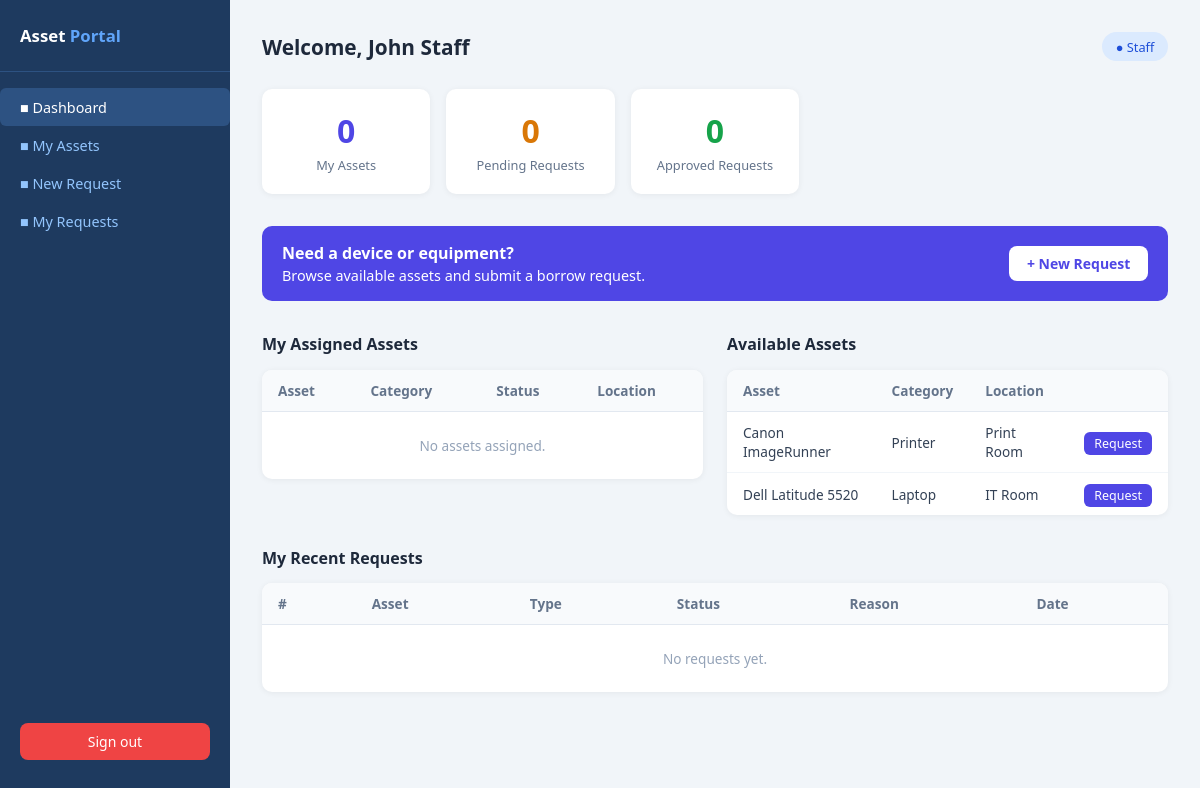
Screenshot of /staff/dashboard.php (signed in) with the database file from the repository.
### tables this page shows
CREATE TABLE assets (
  id             INT AUTO_INCREMENT PRIMARY KEY,
  name           VARCHAR(150) NOT NULL,
  serial_number  VARCHAR(100) UNIQUE,
  category_id    INT,
  assigned_to    INT,                             
  status         ENUM('available','in_use','maintenance','retired')
                   NOT NULL DEFAULT 'available',
  location       VARCHAR(150),
  purchase_date  DATE,
  purchase_price DECIMAL(10,2),
  notes          TEXT,
  created_at     TIMESTAMP DEFAULT CURRENT_TIMESTAMP,
  updated_at     TIMESTAMP DEFAULT CURRENT_TIMESTAMP
                   ON UPDATE CURRENT_TIMESTAMP,

  CONSTRAINT fk_assets_category
    FOREIGN KEY (category_id) REFERENCES categories(id)
    ON DELETE SET NULL,

  CONSTRAINT fk_assets_user
    FOREIGN KEY (assigned_to) REFERENCES users(id)
    ON DELETE SET NULL
);

CREATE TABLE categories (
  id          INT AUTO_INCREMENT PRIMARY KEY,
  name        VARCHAR(100) NOT NULL UNIQUE,
  description TEXT,
  created_at  TIMESTAMP DEFAULT CURRENT_TIMESTAMP
);

### staff/dashboard.php (the view, shortened to what this page needs)
<?php
require_once '../db.php';
$user_id = $_SESSION['user_id'];
$my_assets  = $conn->query("SELECT COUNT(*) AS c FROM assets WHERE assigned_to = $user_id")->fetch_assoc()['c'];
$my_pending = $conn->query("SELECT COUNT(*) AS c FROM asset_requests WHERE user_id = $user_id AND status='pending'")->fetch_assoc()['c'];
$my_approved= $conn->query("SELECT COUNT(*) AS c FROM asset_requests WHERE user_id = $user_id AND status='approved'")->fetch_assoc()['c'];
$assigned = $conn->query("
    SELECT a.id, a.name, a.serial_number, a.status, a.location, c.name AS category
    FROM assets a
    LEFT JOIN categories c ON c.id = a.category_id
    WHERE a.assigned_to = $user_id
    ORDER BY a.name ASC
");
$my_requests = $conn->query("
    SELECT ar.id, a.name AS asset_name, ar.request_type,
           ar.status, ar.reason, ar.requested_at
    FROM asset_requests ar
    JOIN assets a ON a.id = ar.asset_id
    WHERE ar.user_id = $user_id
    ORDER BY ar.requested_at DESC
    LIMIT 8
");
$available_assets = $conn->query("
    SELECT a.id, a.name, a.serial_number, a.location, c.name AS category
    FROM assets a
    LEFT JOIN categories c ON c.id = a.category_id
    WHERE a.status = 'available'
    ORDER BY a.name ASC
    LIMIT 10
");
?>
<!DOCTYPE html>
<html lang="en">
<head>
</head>
<body>
<aside class="sidebar">
  <div class="brand">Asset <span>Portal</span></div>
  <nav>
    <a href="dashboard.php" class="active">&#9632; Dashboard</a>
    <a href="my_assets.php">&#9632; My Assets</a>
    <a href="request.php">&#9632; New Request</a>
    <a href="my_requests.php">&#9632; My Requests</a>
  </nav>
  <div class="logout"><a href="../logout.php">Sign out</a></div>
</aside>
<main class="main">
  <div class="topbar">
    <h2>Welcome, <?= htmlspecialchars($_SESSION['user_name']) ?></h2>
    <span class="user-badge">&#9679; Staff</span>
  </div>
  <div class="stats">
    <div class="stat-card blue">
      <div class="num"><?= $my_assets ?></div>
      <div class="lbl">My Assets</div>
    </div>
    <div class="stat-card amber">
      <div class="num"><?= $my_pending ?></div>
      <div class="lbl">Pending Requests</div>
    </div>
    <div class="stat-card green">
      <div class="num"><?= $my_approved ?></div>
      <div class="lbl">Approved Requests</div>
    </div>
  </div>
  <div class="cta-bar">
    <p><strong>Need a device or equipment?</strong>Browse available assets and submit a borrow request.</p>
    <a href="request.php">+ New Request</a>
  </div>
  <div class="grid-2">
    <div>
      <div class="section-title">My Assigned Assets</div>
      <div class="table-wrap">
        <table>
          <thead>
            <tr><th>Asset</th><th>Category</th><th>Status</th><th>Location</th></tr>
          </thead>
          <tbody>
            <?php if ($assigned->num_rows === 0): ?>
              <tr><td colspan="4" style="text-align:center;color:#94a3b8;padding:1.5rem">No assets assigned.</td></tr>
            <?php endif; ?>
          </tbody>
        </table>
      </div>
    </div>
    <div>
      <div class="section-title">Available Assets</div>
      <div class="table-wrap">
        <table>
          <thead>
            <tr><th>Asset</th><th>Category</th><th>Location</th><th></th></tr>
          </thead>
          <tbody>
            <?php if ($available_assets->num_rows === 0): ?>
              <tr><td colspan="4" style="text-align:center;color:#94a3b8;padding:1.5rem">No assets available.</td></tr>
            <?php else: ?>
              <?php while ($row = $available_assets->fetch_assoc()): ?>
              <tr>
                <td><?= htmlspecialchars($row['name']) ?></td>
                <td><?= htmlspecialchars($row['category'] ?? '—') ?></td>
                <td><?= htmlspecialchars($row['location'] ?? '—') ?></td>
                <td><a href="request.php?asset_id=<?= $row['id'] ?>" class="btn-request">Request</a></td>
              </tr>
              <?php endwhile; ?>
            <?php endif; ?>
          </tbody>
        </table>
      </div>
    </div>
  </div>
  <div class="section-title">My Recent Requests</div>
  <div class="table-wrap">
    <table>
      <thead>
        <tr><th>#</th><th>Asset</th><th>Type</th><th>Status</th><th>Reason</th><th>Date</th></tr>
      </thead>
      <tbody>
        <?php if ($my_requests->num_rows === 0): ?>
          <tr><td colspan="6" style="text-align:center;color:#94a3b8;padding:1.5rem">No requests yet.</td></tr>
        <?php endif; ?>
      </tbody>
    </table>
  </div>
</main>
</body>
</html>

### staff/dashboard.php (style rules this page uses)
*, *::before, *::after { box-sizing: border-box; margin: 0; padding: 0; }
body { font-family: 'Segoe UI', sans-serif; background: #f1f5f9; color: #1e293b; display: flex; min-height: 100vh; }
.sidebar { width: 230px; min-height: 100vh; background: #1e3a5f; display: flex; flex-direction: column; padding: 1.5rem 0; flex-shrink: 0; }
.sidebar .brand { color: #fff; font-size: 1.05rem; font-weight: 600; padding: 0 1.25rem 1.5rem; border-bottom: 1px solid #2d5282; }
.sidebar .brand span { color: #60a5fa; }
.sidebar nav { padding: 1rem 0; flex: 1; }
.sidebar nav a { display: flex; align-items: center; gap: 10px; color: #93c5fd; text-decoration: none; font-size: 0.9rem; padding: 0.6rem 1.25rem; transition: background 0.15s, color 0.15s; }
.sidebar nav a:hover, .sidebar nav a.active { background: #2d5282; color: #fff; border-radius: 6px; }
.sidebar .logout { padding: 0 1.25rem 1rem; }
.sidebar .logout a { display: block; text-align: center; padding: 0.55rem; background: #ef4444; color: #fff; border-radius: 8px; text-decoration: none; font-size: 0.875rem; font-weight: 500; }
.main { flex: 1; padding: 2rem; overflow-x: hidden; }
.topbar { display: flex; justify-content: space-between; align-items: center; margin-bottom: 1.75rem; }
.topbar h2 { font-size: 1.3rem; font-weight: 600; }
.topbar .user-badge { background: #dbeafe; color: #1d4ed8; padding: 0.35rem 0.85rem; border-radius: 20px; font-size: 0.8rem; font-weight: 500; }
.stats { display: grid; grid-template-columns: repeat(auto-fill, minmax(160px, 1fr)); gap: 1rem; margin-bottom: 2rem; }
.stat-card { background: #fff; border-radius: 10px; padding: 1.25rem 1rem; box-shadow: 0 1px 6px rgba(0,0,0,0.06); text-align: center; }
.stat-card .num { font-size: 2rem; font-weight: 700; }
.stat-card .lbl { font-size: 0.8rem; color: #64748b; margin-top: 4px; }
.stat-card.blue .num { color: #4f46e5; }
.stat-card.amber .num { color: #d97706; }
.stat-card.green .num { color: #16a34a; }
.grid-2 { display: grid; grid-template-columns: 1fr 1fr; gap: 1.5rem; margin-bottom: 2rem; }
.section-title { font-size: 1rem; font-weight: 600; margin-bottom: 0.9rem; color: #1e293b; }
.table-wrap { background: #fff; border-radius: 10px; box-shadow: 0 1px 6px rgba(0,0,0,0.06); overflow: hidden; }
table { width: 100%; border-collapse: collapse; font-size: 0.85rem; }
th { background: #f8fafc; color: #64748b; font-weight: 600; text-align: left; padding: 0.7rem 1rem; border-bottom: 1px solid #e2e8f0; }
td { padding: 0.7rem 1rem; border-bottom: 1px solid #f1f5f9; color: #334155; }
tr:last-child td { border-bottom: none; }
.btn-request { padding: 3px 10px; background: #4f46e5; color: #fff; border: none; border-radius: 6px; font-size: 0.78rem; cursor: pointer; text-decoration: none; }
.cta-bar { background: #4f46e5; color: #fff; border-radius: 10px; padding: 1rem 1.25rem; margin-bottom: 2rem; display: flex; justify-content: space-between; align-items: center; }
.cta-bar p { font-size: 0.9rem; }
.cta-bar p strong { display: block; font-size: 1rem; margin-bottom: 2px; }
.cta-bar a { background: #fff; color: #4f46e5; padding: 0.5rem 1.1rem; border-radius: 8px; text-decoration: none; font-size: 0.875rem; font-weight: 600; white-space: nowrap; }

### rows the page displays
assets: name "Canon ImageRunner", category.name "Printer", location "Print Room"
assets: name "Dell Latitude 5520", category.name "Laptop", location "IT Room"

### other values shown
$_SESSION['user_name'] "John Staff"
$my_assets "0"
$my_pending "0"
$my_approved "0"
